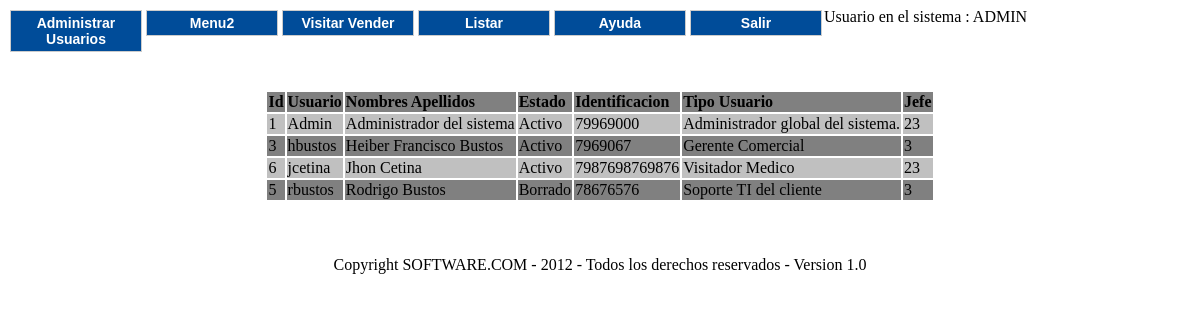
Page /SGCRVM/index.php?page=usuario&accion=lista (signed in) on the committed database.
### tables this page shows
CREATE TABLE IF NOT EXISTS `usuarios` (
  `Id` int(11) NOT NULL AUTO_INCREMENT,
  `NombresApellidos` varchar(80) NOT NULL,
  `Usuario` varchar(50) NOT NULL,
  `Contrasena` varchar(100) NOT NULL,
  `Identificacion` varchar(20) NOT NULL,
  `Id_Jefe` int(11) NOT NULL,
  `Id_TipoUsuario` int(11) NOT NULL,
  `Estado` int(1) NOT NULL,
  PRIMARY KEY (`Id`)
);

CREATE TABLE IF NOT EXISTS `estados` (
  `Nro` int(3) NOT NULL,
  `Descripcion` varchar(20) NOT NULL
);

CREATE TABLE IF NOT EXISTS `tipousuario` (
  `Id` int(11) NOT NULL AUTO_INCREMENT,
  `Descripcion` varchar(100) NOT NULL,
  PRIMARY KEY (`Id`)
);

### SGCRVM/smarty/libs/sysplugins/smarty_internal_template.php (called while the page is built, shortened)
<?php
class Smarty_Internal_Template extends Smarty_Internal_TemplateBase {
    public $cache_id = null;
    public $compile_id = null;
    public $smarty = null;
    public function __construct($template_resource, $smarty, $_parent = null, $_cache_id = null, $_compile_id = null, $_caching = null, $_cache_lifetime = null)
    {
        $this->smarty = &$smarty;
        $this->cache_id = $_cache_id === null ? $this->smarty->cache_id : $_cache_id;
        $this->compile_id = $_compile_id === null ? $this->smarty->compile_id : $_compile_id;
    }
    public function getSubTemplate($template, $cache_id, $compile_id, $caching, $cache_lifetime, $data, $parent_scope)
    {
        $unique_template_name = Smarty_Resource::getUniqueTemplateName($this->smarty, $template);
        $_templateId =  sha1($unique_template_name . $cache_id . $compile_id);
        if (isset($this->smarty->template_objects[$_templateId])) {
            $tpl = clone $this->smarty->template_objects[$_templateId];
            $tpl->parent = $this;
            $tpl->caching = $caching;
            $tpl->cache_lifetime = $cache_lifetime;
        } else {
            $tpl = new $this->smarty->template_class($template, $this->smarty, $this, $cache_id, $compile_id, $caching, $cache_lifetime);
        }
        if ($parent_scope == Smarty::SCOPE_LOCAL) {
            $tpl->tpl_vars = $this->tpl_vars;
        } elseif ($parent_scope == Smarty::SCOPE_PARENT) {
            $tpl->tpl_vars = &$this->tpl_vars;
        } elseif ($parent_scope == Smarty::SCOPE_GLOBAL) {
            $tpl->tpl_vars = &Smarty::$global_tpl_vars;
        } elseif (($scope_ptr = $this->getScopePointer($parent_scope)) == null) {
            $tpl->tpl_vars = &$this->tpl_vars;
        } else {
            $tpl->tpl_vars = &$scope_ptr->tpl_vars;
        }
        $tpl->config_vars = $this->config_vars;
        return $tpl->fetch(null, null, null, null, false, false, true);
    }
    public function __get($property_name)
    {
        switch ($property_name) {
            case 'source':
                $this->source = Smarty_Resource::source($this);
                if ($this->source->type != 'eval') {
                    $_templateId = sha1($this->source->unique_resource . $this->cache_id . $this->compile_id);
                    $this->smarty->template_objects[$_templateId] = $this;
                }
                return $this->source;
            case 'compiled':
                $this->compiled = $this->source->getCompiled($this);
                return $this->compiled;
            case 'compiler':
                $this->smarty->loadPlugin($this->source->compiler_class);
                $this->compiler = new $this->source->compiler_class($this->source->template_lexer_class, $this->source->template_parser_class, $this->smarty);
                return $this->compiler;
        }
        throw new SmartyException("template property '$property_name' does not exist.");
    }
}
?>

### SGCRVM/smarty/libs/plugins/function.cycle.php (called while the page is built, shortened)
<?php
function smarty_function_cycle($params, $template)
{
    static $cycle_vars;
    $name = (empty($params['name'])) ? 'default' : $params['name'];
    $print = (isset($params['print'])) ? (bool)$params['print'] : true;
    $advance = (isset($params['advance'])) ? (bool)$params['advance'] : true;
    $reset = (isset($params['reset'])) ? (bool)$params['reset'] : false;
    if (!isset($params['values'])) {
        if(!isset($cycle_vars[$name]['values'])) {
            trigger_error("cycle: missing 'values' parameter");
            return;
        }
    } else {
        $cycle_vars[$name]['values'] = $params['values'];
    }
    if (isset($params['delimiter'])) {
        $cycle_vars[$name]['delimiter'] = $params['delimiter'];
    } elseif (!isset($cycle_vars[$name]['delimiter'])) {
        $cycle_vars[$name]['delimiter'] = ',';
    }
    if(is_array($cycle_vars[$name]['values'])) {
        $cycle_array = $cycle_vars[$name]['values'];
    } else {
        $cycle_array = explode($cycle_vars[$name]['delimiter'],$cycle_vars[$name]['values']);
    }
    if(!isset($cycle_vars[$name]['index']) || $reset ) {
        $cycle_vars[$name]['index'] = 0;
    }
    if($print) {
        $retval = $cycle_array[$cycle_vars[$name]['index']];
    } else {
        $retval = null;
    }
    if($advance) {
        if ( $cycle_vars[$name]['index'] >= count($cycle_array) -1 ) {
            $cycle_vars[$name]['index'] = 0;
        } else {
            $cycle_vars[$name]['index']++;
        }
    }
    return $retval;
}
?>

### SGCRVM/clases/clsDatabase.php (called while the page is built, shortened)
<?
class clsDatabase {
	private $cn = null;
	function conectar($usuario, $clave, $host, $base) {
		$this->cn = mysql_connect($host, $usuario, $clave);
		if ($this->cn) {
			return TRUE;
		} else {
			return FALSE;
		}
	}
	function consulta($sql) {
		$ret = Array();
		$rs = mysql_query($sql, $this->cn);
		$j = 0;
		while($arr = mysql_fetch_array($rs)) {
			for ($i = 0; $i < mysql_num_fields($rs); $i++) {
				$ret[$j][$i] = $arr[$i];
			}
			$j++;
		}
		return $ret;
	}
}
?>

### SGCRVM/clases/clsUsuario.php (called while the page is built, shortened)
<?
class clsUsuario {
	private $db = null;
	function setDb($cn) {
		$this->db = $cn;
	}
	function listarUsu(){
		$sql = "SELECT a.Id, a.Usuario, a.NombresApellidos, c.Descripcion, a.Identificacion, b.Descripcion, a.Id_Jefe
			FROM usuarios a,tipousuario b,estados c
			WHERE a.Id_TipoUsuario = b.Id
			AND a.Estado = c.Nro
			ORDER BY Usuario ASC";
		$ret = $this->db->consulta($sql);
		if ($ret === FALSE){
			return FALSE;
		}else{
			return $ret;
		}
	}
}
?>

### templates_c/717833ffdc68da09b007dd3134ecec105ae8c400.file.lista_usuario.tpl.php (the view, shortened to what this page needs)
<?php if(!defined('SMARTY_DIR')) exit('no direct access allowed');
$_valid = $_smarty_tpl->decodeProperties(array (
  'file_dependency' =>
  array (
    '717833ffdc68da09b007dd3134ecec105ae8c400' =>
    array (
      0 => './templates/lista_usuario.tpl',
      1 => 1341800820,
      2 => 'file',
    ),
  ),
  'nocache_hash' => '7504890454ff9ffb5661a58-12287118',
  'function' =>
  array (
  ),
  'version' => 'Smarty 3.1.4',
  'unifunc' => 'content_4ff9ffb57d418',
  'variables' =>
  array (
    'array' => 0,
    'item' => 0,
  ),
  'has_nocache_code' => false,
),false); ?>
<?php if ($_valid && !is_callable('content_4ff9ffb57d418')) {function content_4ff9ffb57d418($_smarty_tpl) {?><?php if (!is_callable('smarty_function_cycle')) include '/var/www/SGCRVM/smarty/libs/plugins/function.cycle.php';
?><div align="center">
<table>
	<tr style="background: gray">
	<td><b>Id </td>  <td><b> Usuario </td> <td><b> Nombres Apellidos </td><td><b> Estado</b></td>   <td><b> Identificacion </td> <td> <b> Tipo Usuario <td><b> Jefe  </td></tr>
	<br>
<?php  $_smarty_tpl->tpl_vars['item'] = new Smarty_Variable; $_smarty_tpl->tpl_vars['item']->_loop = false;
 $_smarty_tpl->tpl_vars['key'] = new Smarty_Variable;
 $_from = $_smarty_tpl->tpl_vars['array']->value; if (!is_array($_from) && !is_object($_from)) { settype($_from, 'array');}
foreach ($_from as $_smarty_tpl->tpl_vars['item']->key => $_smarty_tpl->tpl_vars['item']->value){
$_smarty_tpl->tpl_vars['item']->_loop = true;
 $_smarty_tpl->tpl_vars['key']->value = $_smarty_tpl->tpl_vars['item']->key;
?>
<tr style="background: <?php echo smarty_function_cycle(array('values'=>'silver, gray'),$_smarty_tpl);?>
">
	<td><?php echo $_smarty_tpl->tpl_vars['item']->value[0];?>
 </td><td> <?php echo $_smarty_tpl->tpl_vars['item']->value[1];?>
 </td><td> <?php echo $_smarty_tpl->tpl_vars['item']->value[2];?>
 </td><td> <?php echo $_smarty_tpl->tpl_vars['item']->value[3];?>
 </td>  <td> <?php echo $_smarty_tpl->tpl_vars['item']->value[4];?>
 </td>   <td> <?php echo $_smarty_tpl->tpl_vars['item']->value[5];?>
 </td> <td><?php echo $_smarty_tpl->tpl_vars['item']->value[6];?>
 </td></tr>
<?php } ?>
</table>
</div>
<?php }} ?>

### rows in the picture
usuarios: Id "1", Usuario "Admin", NombresApellidos "Administrador del sistema", estados.Descripcion "Activo", Identificacion "79969000", Id_TipoUsuario.Descripcion "Administrador global del sistema.", Id_Jefe "23"
usuarios: Id "3", Usuario "hbustos", NombresApellidos "Heiber Francisco Bustos", estados.Descripcion "Activo", Identificacion "7969067", Id_TipoUsuario.Descripcion "Gerente Comercial", Id_Jefe "3"
usuarios: Id "6", Usuario "jcetina", NombresApellidos "Jhon Cetina", estados.Descripcion "Activo", Identificacion "7987698769876", Id_TipoUsuario.Descripcion "Visitador Medico", Id_Jefe "23"
usuarios: Id "5", Usuario "rbustos", NombresApellidos "Rodrigo Bustos", estados.Descripcion "Borrado", Identificacion "78676576", Id_TipoUsuario.Descripcion "Soporte TI del cliente", Id_Jefe "3"
